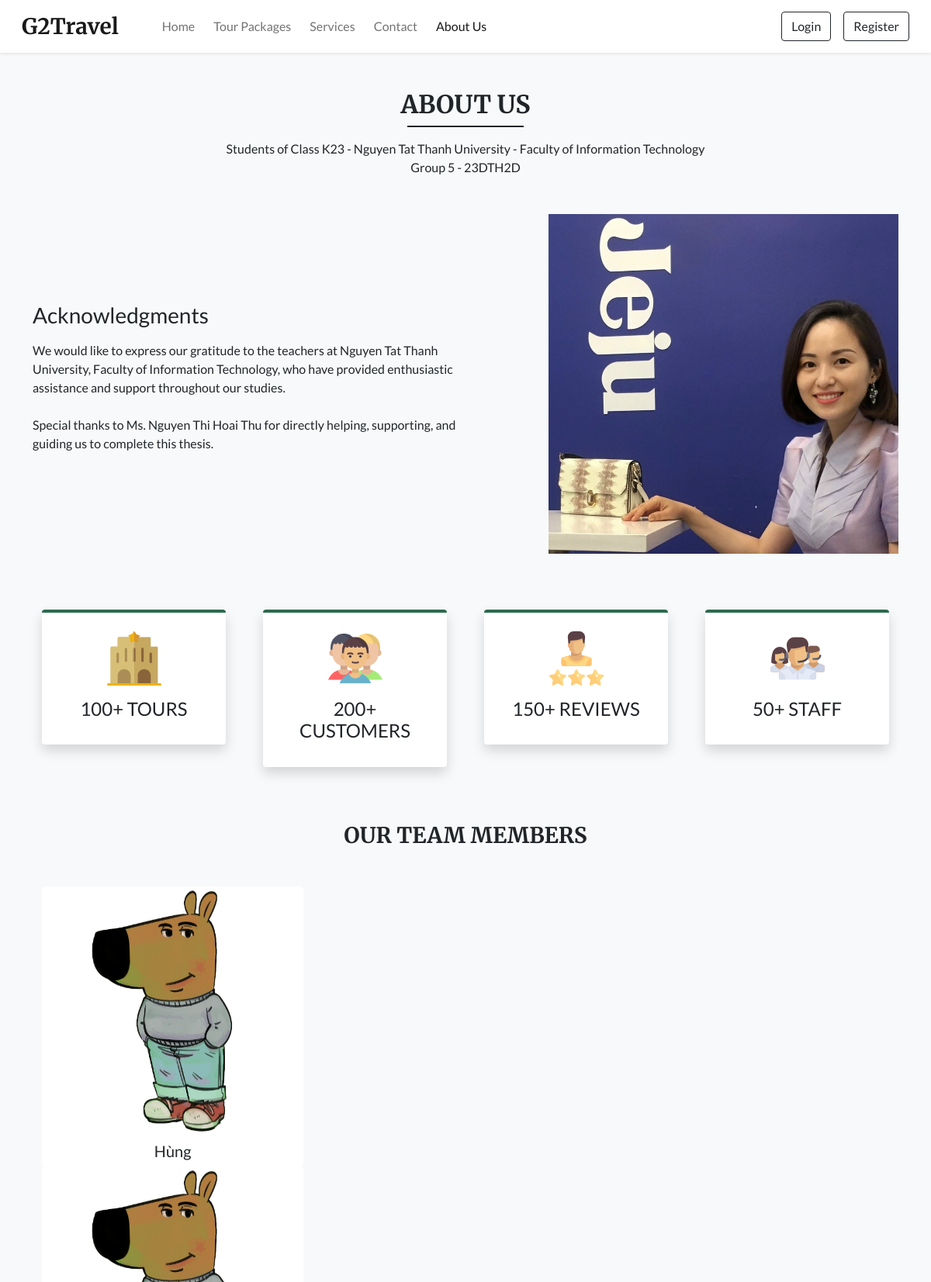
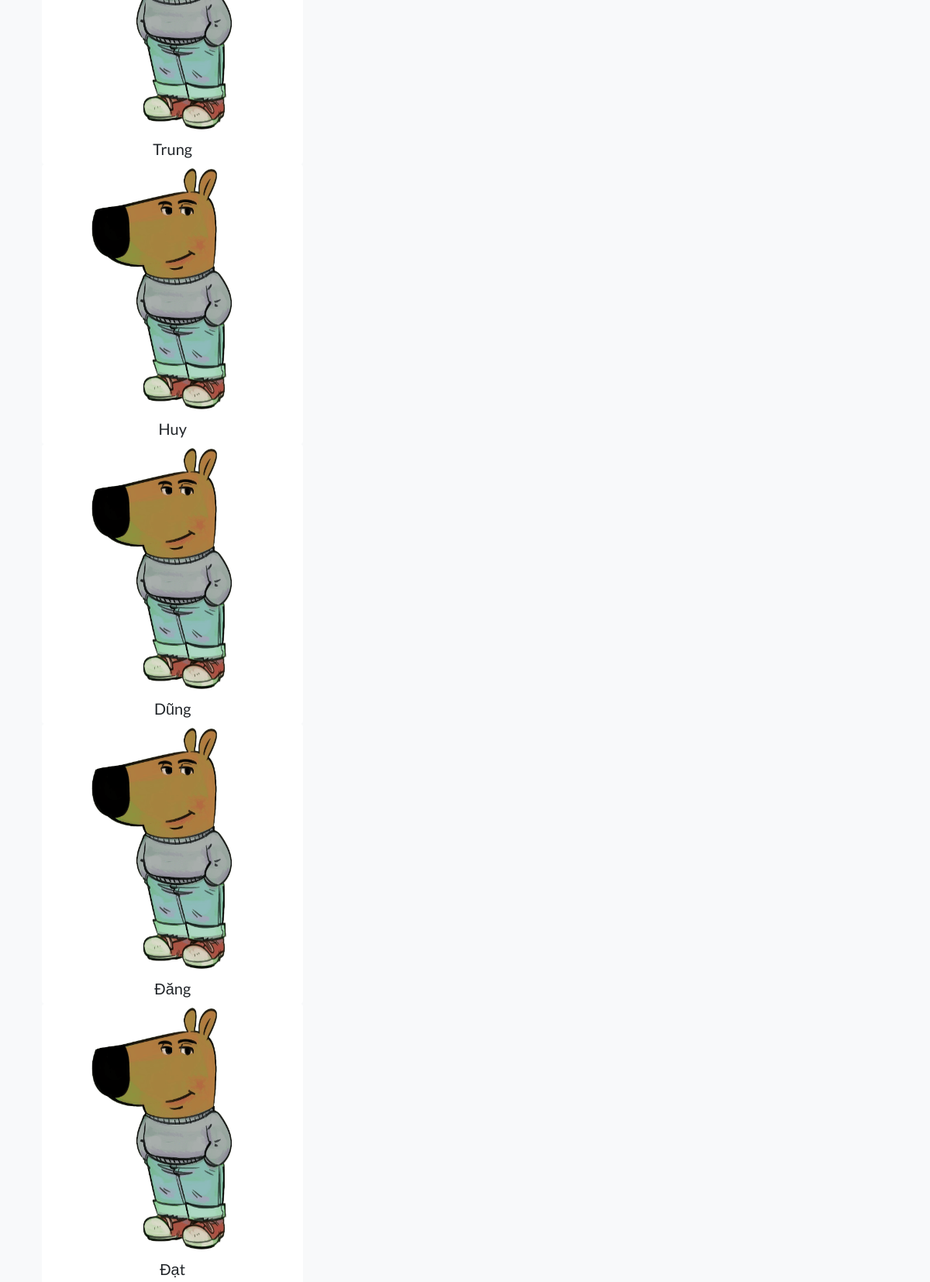
Page /about.php (upper part) on the committed database (2 pictures, top to bottom).
### tables this page shows
CREATE TABLE `settings` (
  `sr_no` int(11) NOT NULL,
  `site_title` varchar(50) NOT NULL,
  `site_about` varchar(250) NOT NULL,
  `shutdown` tinyint(1) NOT NULL
);

CREATE TABLE `team_details` (
  `sr_no` int(11) NOT NULL,
  `name` varchar(50) NOT NULL,
  `picture` varchar(150) NOT NULL
);

### admin/inc/db_config.php (called while the page is built, shortened)
<?php
  function selectAll($table) {
    $con = $GLOBALS['con'];
    $res = mysqli_query($con, "SELECT * FROM $table");
    return $res;
  }
  function select($sql, $values, $datatypes) {
    $con = $GLOBALS['con'];
    if($stmt = mysqli_prepare($con, $sql)){
      mysqli_stmt_bind_param($stmt, $datatypes, ...$values);
      if(mysqli_stmt_execute($stmt)){
        $res = mysqli_stmt_get_result($stmt);
        return $res;
      }
      else{
        mysqli_stmt_close($stmt);
        die("Query cannot be executed - Execute");
      }
    }
    else{
      die("Query cannot be executed - Select");
    }
  }
?>

### about.php (the view, shortened to what this page needs)
<!DOCTYPE html>
<html lang="en">
<head>
  <link  rel="stylesheet" href="https://unpkg.com/swiper@7/swiper-bundle.min.css">
  <?php require('inc/links.php'); ?>
</head>
<body class="bg-light">
  <?php require('inc/header.php'); ?>
  <div class="my-5 px-4">
    <h2 class="fw-bold h-font text-center">ABOUT US</h2>
    <div class="h-line bg-dark"></div>
    <p class="text-center mt-3">
      Students of Class K23 - Nguyen Tat Thanh University - Faculty of Information Technology <br>
      Group 5 - 23DTH2D
    </p>
  </div>
  <div class="container">
    <div class="row justify-content-between align-items-center">
      <div class="col-lg-6 col-md-5 mb-4 order-lg-1 order-md-1 order-2">
        <h3 class="mb-3">Acknowledgments</h3>
        <p>
        We would like to express our gratitude to the teachers at Nguyen Tat Thanh University, Faculty of Information Technology, who have provided enthusiastic assistance and support throughout our studies. <br><br>
        Special thanks to Ms. Nguyen Thi Hoai Thu for directly helping, supporting, and guiding us to complete this thesis.
        </p>
      </div>
      <div class="col-lg-5 col-md-5 mb-4 order-lg-2 order-md-2 order-1">
        <img src="images/about/about.jpg" class="w-100">
      </div>
    </div>
  </div>
  <div class="container mt-5">
    <div class="row">
      <div class="col-lg-3 col-md-6 mb-4 px-4">
        <div class="bg-white rounded shadow p-4 border-top border-4 text-center box">
          <img src="images/about/hotel.svg" width="70px">
          <h4 class="mt-3">100+ TOURS</h4>
        </div>
      </div>
      <div class="col-lg-3 col-md-6 mb-4 px-4">
        <div class="bg-white rounded shadow p-4 border-top border-4 text-center box">
          <img src="images/about/customers.svg" width="70px">
          <h4 class="mt-3">200+ CUSTOMERS</h4>
        </div>
      </div>
      <div class="col-lg-3 col-md-6 mb-4 px-4">
        <div class="bg-white rounded shadow p-4 border-top border-4 text-center box">
          <img src="images/about/rating.svg" width="70px">
          <h4 class="mt-3">150+ REVIEWS</h4>
        </div>
      </div>
      <div class="col-lg-3 col-md-6 mb-4 px-4">
        <div class="bg-white rounded shadow p-4 border-top border-4 text-center box">
          <img src="images/about/staff.svg" width="70px">
          <h4 class="mt-3">50+ STAFF</h4>
        </div>
      </div>
    </div>
  </div>
  <h3 class="my-5 fw-bold h-font text-center">OUR TEAM MEMBERS</h3>
  <div class="container px-4">
    <div class="swiper mySwiper">
      <div class="swiper-wrapper mb-5">
        <?php
          $about_r = selectAll('team_details');
          $path=ABOUT_IMG_PATH;
          while($row = mysqli_fetch_assoc($about_r)){
            echo<<<data
              <div class="swiper-slide bg-white text-center overflow-hidden rounded">
                <img src="$path$row[picture]" class="w-100">
                <h5 class="mt-2">$row[name]</h5>
              </div>
            data;
          }
        ?>
      </div>
    </div>
  </div>
</body>
</html>

### inc/links.php (shortened to what this page needs)
<link href="https://cdn.jsdelivr.net/npm/bootstrap@5.0.2/dist/css/bootstrap.min.css" rel="stylesheet">
<link rel="stylesheet" href="https://cdn.jsdelivr.net/npm/bootstrap-icons@1.9.1/font/bootstrap-icons.css">
<link rel="stylesheet" href="css/common.css">
<?php
  require('admin/inc/db_config.php');
  $settings_q = "SELECT * FROM `settings` WHERE `sr_no`=?";
  $values = [1];
  $settings_r = mysqli_fetch_assoc(select($settings_q,$values,'i'));
?>

### inc/header.php (shortened to what this page needs)
<nav id="nav-bar" class="navbar navbar-expand-lg navbar-light bg-white px-lg-3 py-lg-2 shadow-sm sticky-top">
  <div class="container-fluid">
    <a class="navbar-brand me-5 fw-bold fs-3 h-font" href="index.php"><?php echo $settings_r['site_title'] ?></a>
    <div class="collapse navbar-collapse" id="navbarSupportedContent">
      <ul class="navbar-nav me-auto mb-2 mb-lg-0">
        <li class="nav-item">
          <a class="nav-link me-2" href="index.php">Home</a>
        </li>
        <li class="nav-item">
          <a class="nav-link me-2" href="rooms.php">Tour Packages</a>
        </li>
        <li class="nav-item">
          <a class="nav-link me-2" href="facilities.php">Services</a>
        </li>
        <li class="nav-item">
          <a class="nav-link me-2" href="contact.php">Contact</a>
        </li>
        <li class="nav-item">
          <a class="nav-link" href="about.php">About Us</a>
        </li>
      </ul>
      <div class="d-flex">
        <?php
          if(isset($_SESSION['login']) && $_SESSION['login']==true)
          {
            $path = USERS_IMG_PATH;
            echo<<<data
              <div class="btn-group">
                <button type="button" class="btn btn-outline-dark shadow-none dropdown-toggle" data-bs-toggle="dropdown" data-bs-display="static" aria-expanded="false">
                  <img src="$path$_SESSION[uPic]" style="width: 25px; height: 25px;" class="me-1 rounded-circle">
                  $_SESSION[uName]
                </button>
                <ul class="dropdown-menu dropdown-menu-lg-end">
                  <li><a class="dropdown-item" href="profile.php">My Profile</a></li>
                  <li><a class="dropdown-item" href="bookings.php">Booking History</a></li>
                  <li><a class="dropdown-item" href="logout.php">Logout</a></li>
                </ul>
              </div>
            data;
          }
          else
          {
            echo<<<data
              <button type="button" class="btn btn-outline-dark shadow-none me-lg-3 me-2" data-bs-toggle="modal" data-bs-target="#loginModal">
                Login
              </button>
              <button type="button" class="btn btn-outline-dark shadow-none" data-bs-toggle="modal" data-bs-target="#registerModal">
                Register
              </button>
            data;
          }
        ?>
      </div>
    </div>
  </div>
</nav>

### css/common.css (style rules this page uses)
:root { --teal: #2D6A4F; --teal_hover: #2D6A4F; }
* { font-family: 'Lato', sans-serif; }
.h-font { font-family: 'Merriweather', serif; }
.h-line { width: 150px; margin: 0 auto; height: 1.7px; }

### about.php (style rules this page uses)
.box { border-top-color: var(--teal) !important; }

### rows in the picture
settings: site_title "G2Travel"
team_details: picture (picture), name "Hùng"
team_details: picture (picture), name "Trung"
team_details: picture (picture), name "Huy"
team_details: picture (picture), name "Dũng"
team_details: picture (picture), name "Đăng"
team_details: picture (picture), name "Đạt"
